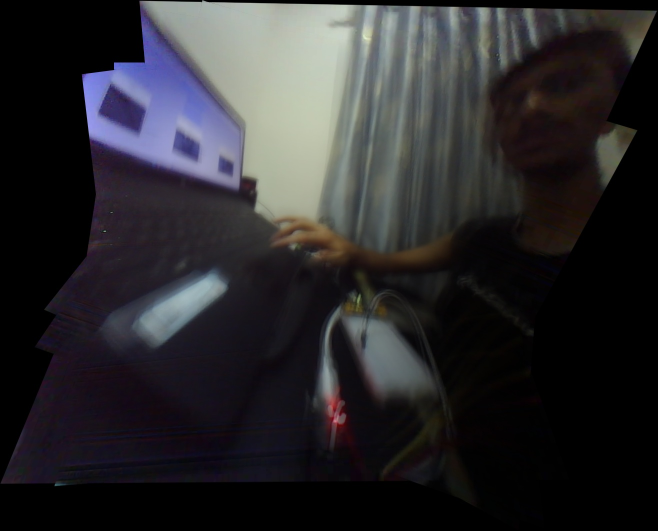
#> input picture data/stitched_panoramas/esp1_panorama.jpg, 1315 x 1062 px, found by its file name (shown at 1/2 size); its folder holds 3 pictures in this run
$ python fast_photosphere_processing.py
#> lines starting #> are read from the running program, lines starting #| are printed output that depends on the picture; after the words box and inside, x2 and y2 are one past the last pixel; in counts of white or black regions, pixels touching at a corner belong together
import cv2
import numpy as np
import time
from concurrent.futures import ThreadPoolExecutor
import multiprocessing as mp

# Check GPU availability
def check_gpu_support():
    """Check if GPU support is available"""
    try:
        gpu_count = cv2.cuda.getCudaEnabledDeviceCount()
        if gpu_count > 0:
            print(f"✅ GPU acceleration available! Found {gpu_count} CUDA device(s)")
            return True
        else:
            print("❌ No CUDA devices found")
            return False
    except:
        print("❌ OpenCV not compiled with CUDA support")
        return False

# Global variables for optimization
SIFT_DETECTOR_GPU = None
MATCHER_GPU = None
GPU_AVAILABLE = check_gpu_support()

def initialize_gpu_objects():
    """Initialize GPU OpenCV objects once"""
    global SIFT_DETECTOR_GPU, MATCHER_GPU
    if GPU_AVAILABLE:
        try:
            if SIFT_DETECTOR_GPU is None:
                # Use CUDA ORB for speed (faster than SIFT on GPU)
                SIFT_DETECTOR_GPU = cv2.cuda.ORB_create(nfeatures=2000)
            if MATCHER_GPU is None:
                MATCHER_GPU = cv2.cuda.BFMatcher(cv2.NORM_HAMMING)
        except:
            print("⚠️  GPU detector initialization failed, falling back to CPU")
            return False
    return GPU_AVAILABLE

def compute_cumulative_homographies_optimized(homographies, reference_idx=1):
    """Optimized cumulative homography computation"""
    n_images = len(homographies) + 1
    cumulative_homographies = [None] * n_images

    # Reference image gets identity matrix
    cumulative_homographies[reference_idx] = np.eye(3, dtype=np.float32)

    # Pre-allocate for better memory usage
    cumulative = np.eye(3, dtype=np.float32)

    # For images to the right of reference
    for i in range(reference_idx, n_images - 1):
        np.dot(homographies[i], cumulative, out=cumulative)
        cumulative_homographies[i + 1] = cumulative.copy()

    # For images to the left of reference
    cumulative = np.eye(3, dtype=np.float32)
    for i in range(reference_idx - 1, -1, -1):
        H_inv = cv2.invert(homographies[i])[1]
        np.dot(H_inv, cumulative, out=cumulative)
        cumulative_homographies[i] = cumulative.copy()

    return cumulative_homographies

def compute_canvas_size_vectorized(images, cumulative_homographies):
    """Vectorized canvas size computation"""
    h, w = images[0].shape[:2]
    base_corners = np.float32([[0, 0], [w, 0], [w, h], [0, h]])

    # Vectorized transformation of all corners at once
    all_corners = []
    corners_batch = np.tile(base_corners, (len(cumulative_homographies), 1, 1))

    for i, H in enumerate(cumulative_homographies):
        transformed = cv2.perspectiveTransform(corners_batch[i:i+1], H)
        all_corners.append(transformed.reshape(-1, 2))

    corners = np.vstack(all_corners)
    bounds = np.array([corners.min(axis=0), corners.max(axis=0)]).astype(np.int32)

    canvas_width = bounds[1, 0] - bounds[0, 0]
    canvas_height = bounds[1, 1] - bounds[0, 1]
    translation = np.array([[1, 0, -bounds[0, 0]], [0, 1, -bounds[0, 1]], [0, 0, 1]], dtype=np.float32)

    return (canvas_width, canvas_height), translation

def gpu_warp_single_image(img, H_total, canvas_size):
    """GPU-accelerated image warping"""
    if GPU_AVAILABLE:
        try:
            # Upload to GPU
            gpu_img = cv2.cuda_GpuMat()
            gpu_img.upload(img)

            # Create output GPU matrix
            gpu_warped = cv2.cuda_GpuMat()

            # GPU warp perspective
            cv2.cuda.warpPerspective(gpu_img, gpu_warped, H_total, canvas_size, flags=cv2.INTER_LINEAR)

            # Download result
            warped = gpu_warped.download()

            # Create mask on GPU
            mask = np.full((img.shape[0], img.shape[1]), 255, dtype=np.uint8)
            gpu_mask = cv2.cuda_GpuMat()
            gpu_mask.upload(mask)

            gpu_warped_mask = cv2.cuda_GpuMat()
            cv2.cuda.warpPerspective(gpu_mask, gpu_warped_mask, H_total, canvas_size, flags=cv2.INTER_NEAREST)

            warped_mask = gpu_warped_mask.download()

            return warped, warped_mask
        except Exception as e:
            print(f"⚠️  GPU warping failed: {e}, falling back to CPU")

    # CPU fallback
    warped = cv2.warpPerspective(img, H_total, canvas_size, flags=cv2.INTER_LINEAR)
    mask = np.full((img.shape[0], img.shape[1]), 255, dtype=np.uint8)
    warped_mask = cv2.warpPerspective(mask, H_total, canvas_size, flags=cv2.INTER_NEAREST)

    return warped, warped_mask

def ultra_fast_gpu_warp_images(images, cumulative_homographies, translation, canvas_size):
    """Ultra-fast GPU-accelerated parallel image warping"""
    def warp_single(args):
        img, H_total, canvas_size = args
        return gpu_warp_single_image(img, H_total, canvas_size)

    # Prepare arguments
    warp_args = [(img, translation @ H, canvas_size)
                 for img, H in zip(images, cumulative_homographies)]

    # Parallel processing
    with ThreadPoolExecutor(max_workers=min(len(images), mp.cpu_count())) as executor:
        results = list(executor.map(warp_single, warp_args))

    warped_images, masks = zip(*results)
    return list(warped_images), list(masks)

def lightning_fast_feathered_blending(warped_images, masks, canvas_size):
    """Lightning-fast feathered blending with GPU acceleration"""
    result = np.zeros((canvas_size[1], canvas_size[0], 3), dtype=np.float32)
    weight_sum = np.zeros((canvas_size[1], canvas_size[0]), dtype=np.float32)

    if GPU_AVAILABLE:
        try:
            # GPU-accelerated blending
            gpu_result = cv2.cuda_GpuMat()
            gpu_result.upload(result)
            gpu_weight_sum = cv2.cuda_GpuMat()
            gpu_weight_sum.upload(weight_sum)

            for img, mask in zip(warped_images, masks):
                # GPU distance transform
                gpu_mask = cv2.cuda_GpuMat()
                gpu_mask.upload(mask)

                gpu_dist = cv2.cuda_GpuMat()
                cv2.cuda.distanceTransform(gpu_mask, gpu_dist, cv2.DIST_L1, 3)

                dist_transform = gpu_dist.download()

                # Fast normalization
                max_dist = dist_transform.max()
                if max_dist > 0:
                    feather_weight = dist_transform / max_dist
                else:
                    feather_weight = (mask > 0).astype(np.float32)

                # Vectorized blending
                img_float = img.astype(np.float32)
                result += img_float * feather_weight[:, :, np.newaxis]
                weight_sum += feather_weight

        except Exception as e:
            print(f"⚠️  GPU blending failed: {e}, using CPU")

    # CPU fallback or non-GPU path
    if not GPU_AVAILABLE:
        for img, mask in zip(warped_images, masks):
            # Use approximation for speed
            kernel = np.ones((5, 5), np.uint8)
            eroded = cv2.erode(mask, kernel, iterations=1)
            feather_weight = cv2.GaussianBlur(eroded.astype(np.float32), (15, 15), 0) / 255.0

            img_float = img.astype(np.float32)
            result += img_float * feather_weight[:, :, np.newaxis]
            weight_sum += feather_weight

    # Avoid division by zero and normalize
    weight_sum[weight_sum == 0] = 1.0
    result /= weight_sum[:, :, np.newaxis]

    return result.astype(np.uint8)

def detect_and_match_features_gpu(images):
    """GPU-accelerated feature detection and matching"""
    if not initialize_gpu_objects():
        return detect_and_match_features_cpu_optimized(images)

    try:
        # Convert to grayscale and upload to GPU
        gray_gpu_mats = []
        for img in images:
            gray = cv2.cvtColor(img, cv2.COLOR_BGR2GRAY)
            # Resize for speed
            gray = cv2.resize(gray, None, fx=0.7, fy=0.7)
            gpu_mat = cv2.cuda_GpuMat()
            gpu_mat.upload(gray)
            gray_gpu_mats.append(gpu_mat)

        # Detect features on GPU
        keypoints_gpu = []
        descriptors_gpu = []

        for gpu_mat in gray_gpu_mats:
            kp_gpu, desc_gpu = SIFT_DETECTOR_GPU.detectAndComputeAsync(gpu_mat)
            keypoints_gpu.append(kp_gpu)
            descriptors_gpu.append(desc_gpu)

        # Match features on GPU
        matches = []
        for i in range(len(images) - 1):
            match_gpu = MATCHER_GPU.knnMatch(descriptors_gpu[i], descriptors_gpu[i + 1], k=2)
            matches.append(match_gpu)

        return keypoints_gpu, matches

    except Exception as e:
        print(f"⚠️  GPU feature detection failed: {e}, using CPU")
        return detect_and_match_features_cpu_optimized(images)

def detect_and_match_features_cpu_optimized(images):
    """Highly optimized CPU feature detection"""
    # Use ORB for speed
    orb = cv2.ORB_create(nfeatures=600)
    matcher = cv2.BFMatcher(cv2.NORM_HAMMING, crossCheck=False)

    # Parallel feature detection
    def detect_features(img):
        gray = cv2.cvtColor(img, cv2.COLOR_BGR2GRAY)
        # Resize for speed
        gray = cv2.resize(gray, None, fx=0.7, fy=0.7)
        return orb.detectAndCompute(gray, None)

    with ThreadPoolExecutor(max_workers=min(len(images), mp.cpu_count())) as executor:
        feature_results = list(executor.map(detect_features, images))

    keypoints = [result[0] for result in feature_results]
    descriptors = [result[1] for result in feature_results]

    # Fast matching
    matches = []
    for i in range(len(images) - 1):
        match = matcher.knnMatch(descriptors[i], descriptors[i + 1], k=2)
        matches.append(match)

    return keypoints, matches

def compute_homography_ultra_fast(keypoints, matches):
    """Ultra-fast homography computation"""
    homographies = []

    for i, match in enumerate(matches):
        # Aggressive ratio test for speed
        good_matches = [m for m, n in match if m.distance < 0.95 * n.distance]

        if len(good_matches) < 8:
            homographies.append(np.eye(3, dtype=np.float32))
            continue

        # Extract points
        src_pts = np.float32([keypoints[i + 1][m.trainIdx].pt for m in good_matches])
        dst_pts = np.float32([keypoints[i][m.queryIdx].pt for m in good_matches])

        # Scale points back up (since we resized images)
        src_pts /= 0.7
        dst_pts /= 0.7

        # Ultra-fast homography
        H, _ = cv2.findHomography(
            src_pts, dst_pts,
            method=cv2.RANSAC,
            ransacReprojThreshold=4.0,
            maxIters=500,
            confidence=0.95
        )

        if H is None:
            H = np.eye(3, dtype=np.float32)

        homographies.append(H.astype(np.float32))

    return homographies

def lightning_fast_stitch_images(images, reference_idx=1):
    """Lightning-fast GPU-accelerated image stitching"""
    total_start = time.time()

    print(f"🚀 Starting LIGHTNING-FAST stitching with {len(images)} images...")
    if GPU_AVAILABLE:
        print("⚡ GPU acceleration ENABLED")
    else:
        print("💻 Using optimized CPU processing")

    # Step 1: Ultra-fast feature detection
    step_start = time.time()
    keypoints, matches = detect_and_match_features_gpu(images)
    print(f"Found matches: {len(matches)}")
    print(f"⚡ Feature detection: {time.time() - step_start:.3f}s")

    # Step 2: Ultra-fast homography
    step_start = time.time()
    homographies = compute_homography_ultra_fast(keypoints, matches)
    print(f"⚡ Homography computation: {time.time() - step_start:.3f}s")

    # Step 3: Optimized cumulative homographies
    step_start = time.time()
    cumulative_homographies = compute_cumulative_homographies_optimized(homographies, reference_idx)
    print(f"⚡ Cumulative homographies: {time.time() - step_start:.3f}s")

    # Step 4: Vectorized canvas size
    step_start = time.time()
    canvas_size, translation = compute_canvas_size_vectorized(images, cumulative_homographies)
    print(f"⚡ Canvas size computation: {time.time() - step_start:.3f}s")

    # Step 5: GPU-accelerated warping
    step_start = time.time()
    warped_images, masks = ultra_fast_gpu_warp_images(images, cumulative_homographies, translation, canvas_size)
    print(f"⚡ GPU image warping: {time.time() - step_start:.3f}s")

    # Step 6: Lightning-fast blending
    step_start = time.time()
    result = lightning_fast_feathered_blending(warped_images, masks, canvas_size)
    print(f"⚡ Lightning blending: {time.time() - step_start:.3f}s")

    total_time = time.time() - total_start
    print(f"\n🏆 LIGHTNING PROCESSING TIME: {total_time:.3f}s")

    # Performance rating
    if total_time < 0.5:
        print("🚀 INSANE SPEED! Under 0.5 seconds!")
    elif total_time < 1.0:
        print("⚡ LIGHTNING FAST! Under 1 second!")
    elif total_time < 2.0:
        print("🏃 VERY FAST! Under 2 seconds!")
    else:
        print("🐌 Consider GPU upgrade for better performance")

    print(f"Canvas size: {canvas_size}")
    print(f"Reference image index: {reference_idx}")

    return result, total_time

# [24 lines left out: function benchmark_performance, not called in this run]

# Main execution
if __name__ == "__main__":
    # Load images
    images = [cv2.imread(f"data\stitched_panoramas\esp{i}_panorama.jpg") for i in range(1,4)]
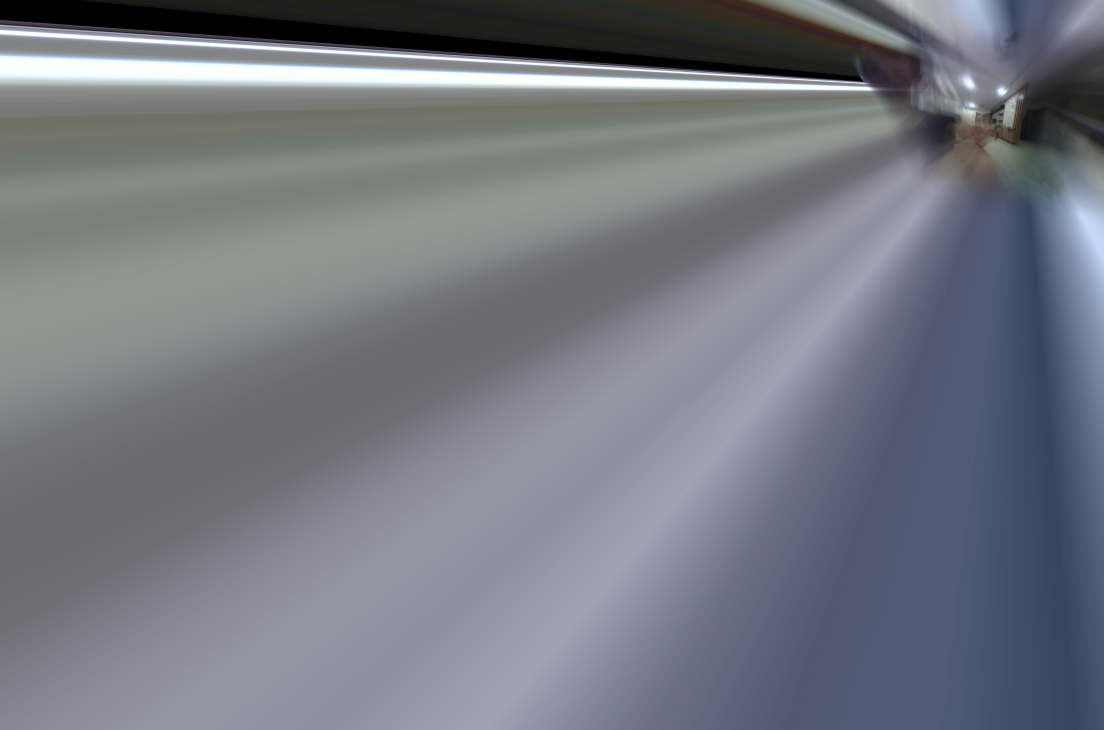
#> input picture data/stitched_panoramas/esp2_panorama.jpg, 6620 x 4380 px, found by its file name (shown at 1/6 size)
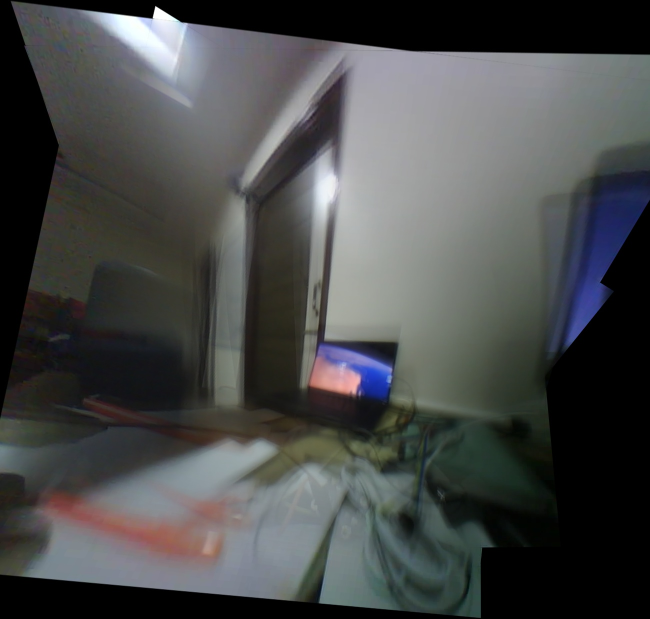
#> input picture data/stitched_panoramas/esp3_panorama.jpg, 1300 x 1237 px, found by its file name (shown at 1/2 size)
#> images = 3 items

    if any(img is None for img in images):
        print("❌ Error: Could not load all images. Please check file paths.")
        exit(1)

    # Single lightning-fast processing
    result, processing_time = lightning_fast_stitch_images(images, reference_idx=1)
#> (printed output is left out)
#> in detect_features, img is the input picture: shape (1062, 1315, 3); mean B, G, R 44.2, 41.4, 42.4
#> in detect_features, img is the input picture: shape (4380, 6620, 3); mean B, G, R 129.9, 119.5, 116.3
#> in detect_features, img is the input picture: shape (1237, 1300, 3); mean B, G, R 73.7, 73.8, 72.1
#> in detect_features (call 3), `gray = cv2.resize(gray, None, fx=0.7, fy=0.7)`:
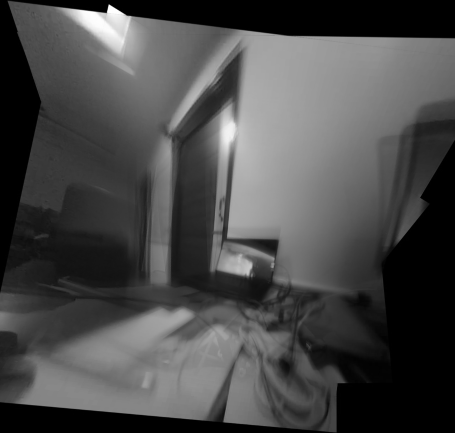
#> gray: shape (866, 910) (shown at 1/2 size); min 0, max 255, mean 73.2
#> the loop in detect_and_match_features_cpu_optimized, `for i in range(len(images) - 1):` made 2 passes
#> match on passes 1 to 2: 356 matches, 562 matches
#> after the loop in detect_and_match_features_cpu_optimized, `for i in range(len(images) - 1):`: matches = 2 items
#> in lightning_fast_stitch_images, `keypoints, matches = detect_and_match_features_gpu(images)`: keypoints = 3 items; matches = 2 items
#| Found matches: 2
#> the loop in compute_homography_ultra_fast, `for i, match in enumerate(matches):` made 2 passes
#> (match, good_matches) on passes 1 to 2: (356 matches, 166 matches), (562 matches, 320 matches)
#> after the loop in compute_homography_ultra_fast, `for i, match in enumerate(matches):`: homographies = [[[0.0778, -0.474, -101.4], [0.0511, -0.433, 23.13], [-4.84e-05, -0.000917, 1]], [[65.59, -66.62, 5218.8], [7.12, -7.05, 533.3], [0.0111, -0.0114, 1]]]
#> in compute_cumulative_homographies_optimized, `n_images = len(homographies) + 1`: n_images = 3
#> in compute_cumulative_homographies_optimized, `cumulative_homographies = [None] * n_images`: cumulative_homographies = 3 items
#> in compute_cumulative_homographies_optimized, `cumulative = np.eye(3, dtype=np.float32)`: cumulative = [[1, 0, 0], [0, 1, 0], [0, 0, 1]]
#> after the loop in compute_cumulative_homographies_optimized, `for i in range(reference_idx - 1, -1, -1):`: cumulative_homographies = [[[982.3, -1352.7, 130938.3], [124.5, -173.9, 16651.6], [0.162, -0.225, 22.6]], [[1, 0, 0], [0, 1, 0], [0, 0, 1]], [[65.59, -66.62, 5218.8], [7.12, -7.05, 533.3], [0.0111, -0.0114, 1]]]
#> in compute_canvas_size_vectorized, `base_corners = np.float32([[0, 0], [w, 0], [w, h], [0, h]])`: base_corners = [[0, 0], [1315, 0], [1315, 1062], [0, 1062]]
#> the loop in compute_canvas_size_vectorized, `for i, H in enumerate(cumulative_homographies):` made 3 passes
#> (H, transformed) on pass 2: ([[1, 0, 0], [0, 1, 0], [0, 0, 1]], [[0, 0], [1315, 0], [1315, 1062], [0, 1062]])
#> after the loop in compute_canvas_size_vectorized, `for i, H in enumerate(cumulative_homographies):`: all_corners = [[[5793.8, 736.8], [6049.3, 766.9], [3871.5, 1188.1], [6039.6, 777.1]], [[0, 0], [1315, 0], [1315, 1062], [0, 1062]], [[5218.8, 533.3], [5887.2, 637.4], [6062.2, 705.6], [5893.6, 625.8]]]
#> in compute_canvas_size_vectorized, `corners = np.vstack(all_corners)`: corners = [[5793.8, 736.8], [6049.3, 766.9], [3871.5, 1188.1], [6039.6, 777.1], [0, 0], [1315, 0], [1315, 1062], [0, 1062], [5218.8, 533.3], [5887.2, 637.4], [6062.2, 705.6], [5893.6, 625.8]]
#> in compute_canvas_size_vectorized, `bounds = np.array([corners.min(axis=0), corners.max(axis=0)]).astype(n..`: bounds = [[0, 0], [6062, 1188]]
#> in compute_canvas_size_vectorized, `canvas_width = bounds[1, 0] - bounds[0, 0]`: canvas_width = 6062
#> in compute_canvas_size_vectorized, `canvas_height = bounds[1, 1] - bounds[0, 1]`: canvas_height = 1188
#> in compute_canvas_size_vectorized, `translation = np.array([[1, 0, -bounds[0, 0]], [0, 1, -bounds[0, 1]], ..`: translation = [[1, 0, 0], [0, 1, 0], [0, 0, 1]]
#> in lightning_fast_stitch_images, `canvas_size, translation = compute_canvas_size_vectorized(images, cumu..`: canvas_size = (6062, 1188); translation = [[1, 0, 0], [0, 1, 0], [0, 0, 1]]
#> in ultra_fast_gpu_warp_images, `warp_args = [(img, translation @ H, canvas_size) for img, H in zip(ima..`: warp_args = 3 items
#> in gpu_warp_single_image, `warped_mask = cv2.warpPerspective(mask, H_total, canvas_size, flags=cv..`:
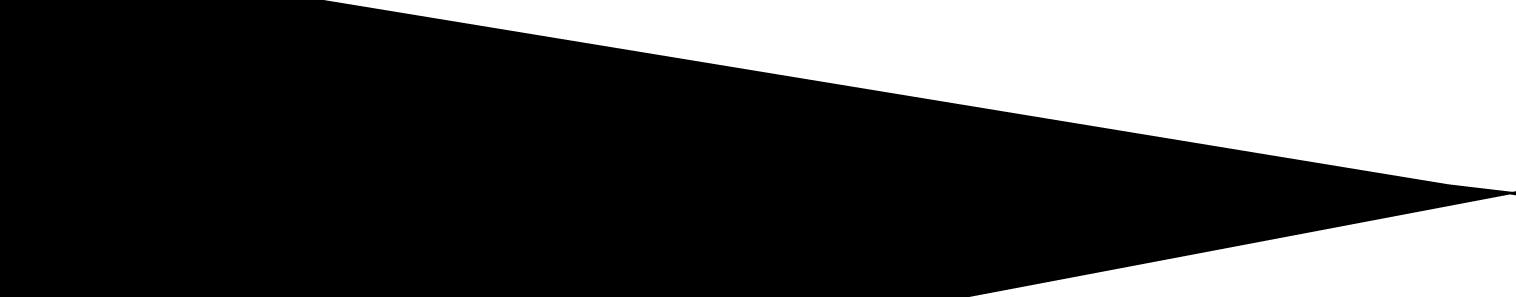
#> warped_mask: shape (1188, 6062) (shown at 1/4 size); 32.1% white; 2 white regions, box (x1, y1, x2, y2) and area: (1298, 0, 6062, 767) 1860441, (3879, 778, 6062, 1188) 452847
#> call 2 of gpu_warp_single_image, with H_total = array of shape (3, 3), canvas_size = (6062, 1188)
#> in gpu_warp_single_image (call 2), `warped = cv2.warpPerspective(img, H_total, canvas_size, flags=cv2.INTE..`:
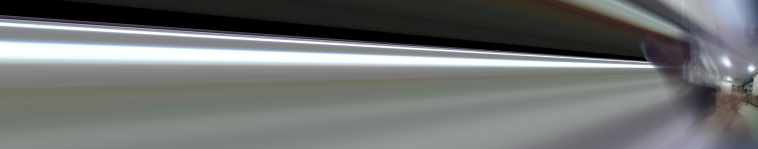
#> warped: shape (1188, 6062, 3) (shown at 1/8 size); mean B, G, R 113.4, 114.2, 111.4
#> call 3 of gpu_warp_single_image, with H_total = array of shape (3, 3), canvas_size = (6062, 1188)
#> in gpu_warp_single_image (call 3), `warped = cv2.warpPerspective(img, H_total, canvas_size, flags=cv2.INTE..`:
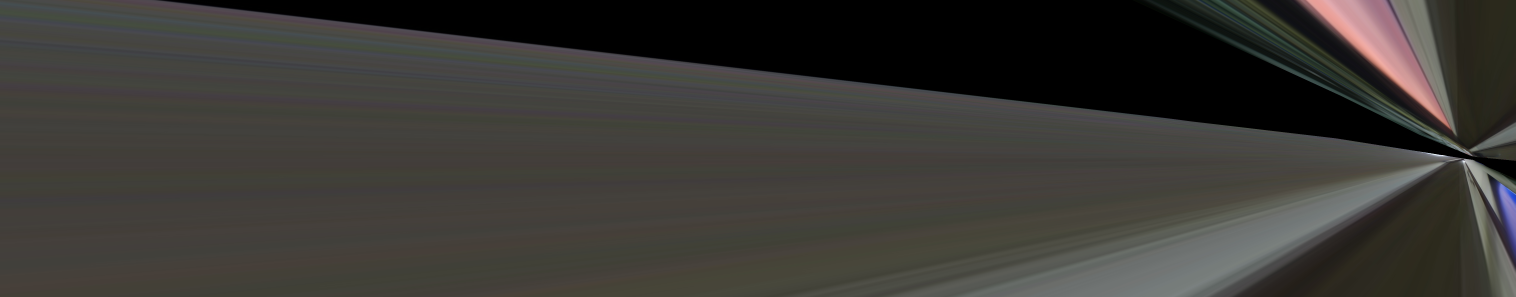
#> warped: shape (1188, 6062, 3) (shown at 1/4 size); mean B, G, R 52.7, 56.8, 58.6
#> (the rest of the program and of its run is left out)
